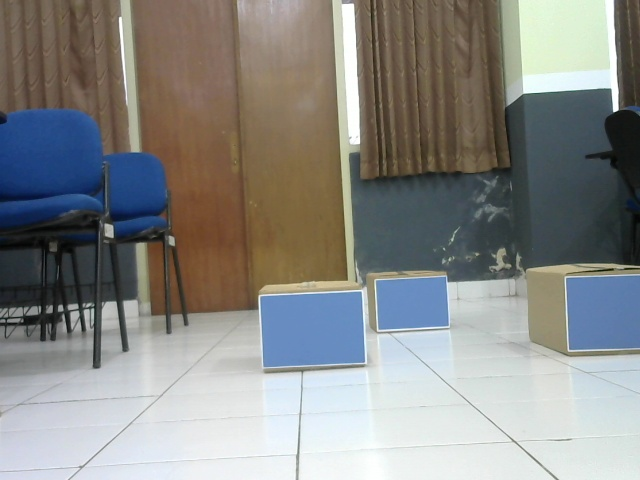
//> input picture TesOpenCV/test.jpg, 640 x 480 px
$ ./findcontour test.jpg   (built with g++ and OpenCV 4)
//> lines starting //> are read from the running program, lines starting //| are printed output that depends on the picture; after the words box and inside, x2 and y2 are one past the last pixel; in counts of white or black regions, pixels touching at a corner belong together
#include "opencv2/core/utility.hpp"
#include "opencv2/imgproc.hpp"
#include "opencv2/imgcodecs.hpp"
#include "opencv2/highgui.hpp"
#include <opencv2/core.hpp>
#include <cmath>
#include <math.h>
#include <stdio.h>
#include <iostream>
#include <vector>
#include <time.h>
#include <bits/stdc++.h>
#include <boost/lexical_cast.hpp>
#include <opencv2/plot.hpp>

using namespace cv;
using namespace std;

// [89 lines left out: functions get_distance, setLabel_Distance, angle, setLabel, not called in this run]

int main(int argc, char** argv)
{

    Mat image, gray, blurImage, edgeCanny, drawing, zeros, dilate, dilate2, erode, M_Closing;
    Size kernel(5, 5);

    Mat cap = imread(argv[1], IMREAD_COLOR);
//> cap is the input picture: 480 rows x 640 cols, CV_8UC3; mean B, G, R 134.4, 136.9, 136.2


    while (true)
    {

        Mat kernel_identitas= (Mat_<double>(3,3)<< 0,0,0,0,1,0,0,0,0);
        Mat image_identitas;
        filter2D(cap,image_identitas,-1,kernel_identitas,Point(-1,-1),0,4);

        Mat imageContrast;
        image_identitas.convertTo(imageContrast,-1,1,0);

        Mat sharpening_image;
        Mat kernel_sharpening= (Mat_<double>(3,3)<<0,-1,0,-1,5,-1,0,-1,0);
        filter2D(imageContrast,sharpening_image,-1,kernel_sharpening,Point(-1,-1),0, 4);
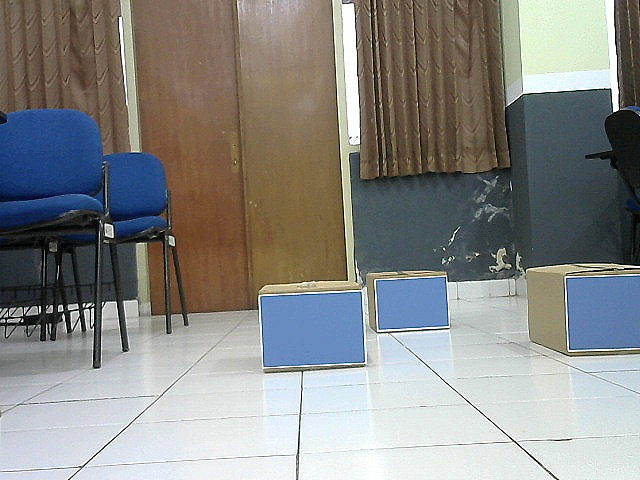
//> sharpening_image: 480 rows x 640 cols, CV_8UC3; mean B, G, R 134, 136.4, 135.9

        Mat gray;
        cvtColor(sharpening_image,gray, COLOR_BGR2GRAY);
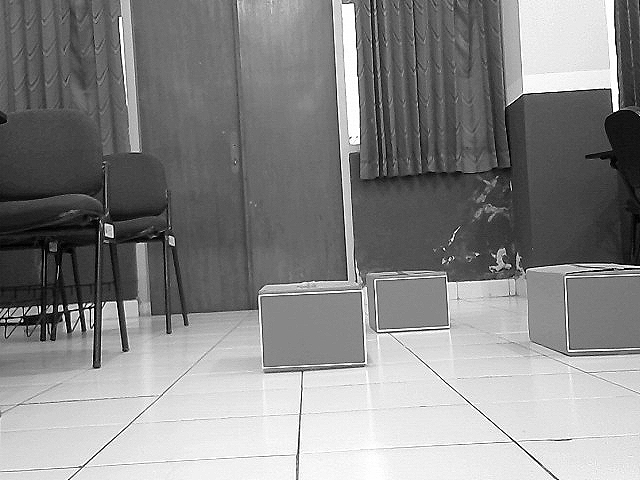
//> gray: 480 rows x 640 cols, CV_8UC1; min 0, max 255, mean 136

        Mat gaussian_blur;
        Size kernel(5,5);
        GaussianBlur(gray , gaussian_blur, kernel, 0);
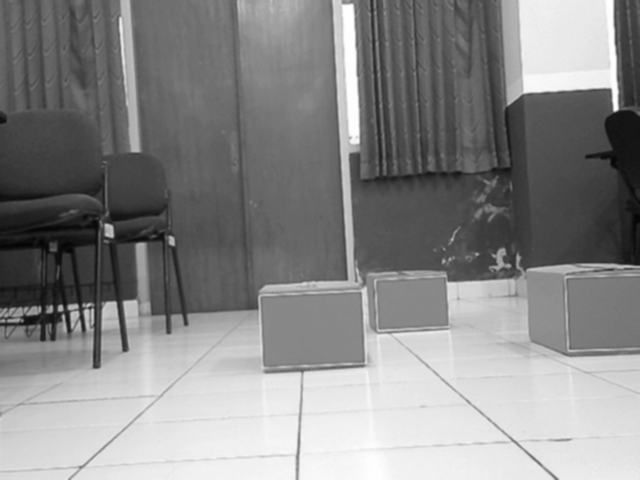
//> gaussian_blur: 480 rows x 640 cols, CV_8UC1; min 4, max 255, mean 136

        Mat morph_close;
        morphologyEx(gaussian_blur,morph_close,MORPH_CLOSE, Mat(),Point(-1,-1),1,1,0);

        Mat edge_canny;
        Canny(morph_close,edge_canny,100,200);
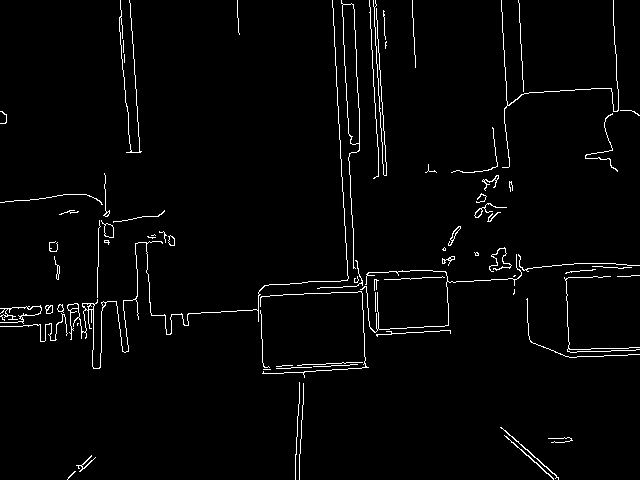
//> edge_canny: 480 rows x 640 cols, CV_8UC1; 2.4% white in thin lines or dots

        Mat image_copy = edge_canny.clone();

        std::vector<std::vector<Point>> contours;
        findContours(image_copy, contours, RETR_EXTERNAL, CHAIN_APPROX_SIMPLE);
//> contours = 75 contours, 58 with area under 20; largest, box (x1, y1, x2, y2) and area: (341, 0, 360, 269) 1582, (67, 0, 349, 369) 180, (101, 220, 114, 238) 108, (474, 203, 507, 218) 52, (448, 226, 461, 246) 51
        std::vector<Point> approx;

        Mat drawing = Mat::zeros(image_copy.size(), CV_8UC3);
        for (unsigned int i = 0; i < contours.size(); i++)
        {
            // Approximate contour with accuracy proportional
            // to the contour perimeter
            double peri = arcLength(Mat(contours[i]), true);

            cv::approxPolyDP(Mat(contours[i]), approx, peri * 0.02, true);

            if (approx.size() == 4 && fabs(contourArea(Mat(approx))) > 1000 && isContourConvex(Mat(approx)))
            {
                // Number of vertices of polygonal curve
                int vtc = approx.size();
                // cout <<vtc;
                // Get the degree (in cosines) of all corners
                std::vector<double> cos;
                for (int j = 2; j < vtc + 1; j++)
                {
                    cos.push_back(angle( approx[j % vtc], approx[j - 2], approx[j - 1]));
                    // [9 lines of commented-out code are left out]
                }

                // Sort ascending the corner degree values
                std::sort(cos.begin(), cos.end());

                // Get the lowest and the highest cosine
                double mincos = cos.front();
                cout<<"mincos="<<mincos<<endl;
                double maxcos = cos.back();
                cout<<"maxcos="<<maxcos<<endl;
                // Use the degrees obtained above and the number of vertices
                // to determine the shape of the contour
                if (vtc == 4 && mincos >= -0.1 && maxcos <= 0.3)
                {
                    // Detect rectangle or square
                    Rect r = boundingRect(contours[i]);
                    // cout<<r;
//                    cout << "width="<<r.width << endl;
//                    cout << "height="<<r.height << endl;
                    double ratio = std::abs(1 - (double)r.width / r.height);

                    //cout<<"Width="<< r.width<<endl;
                    //cout<<"Focal Length="<< (r.width*40)/20.0<<endl;
                    double distance= get_distance(r.width);
//                    cout<<"Distance="<<distance<<"Centimeter"<<endl;
                    setLabel_Distance(drawing,distance);
                    setLabel(drawing, ratio <= 0.02 ? "SQUARE" : "RECTANGLE", contours[i]);
                    drawContours(drawing, contours, (int)i, Scalar(255), 2, LINE_8, approx, 0);

                }
            }
        }
//> this loop made 75 passes
//> peri on passes 2, 3, 15, 16, 17, 18, 19, 20, 22, 23, 24, 25: 94.37, 96.87, 331.5, 128.4, 29.07, 329.8, 26.73, 322.5, 611.3, 10.83, 47.66, 539.6
//> (peri, approx) on passes 1, 4, 5, 6, 7, 8: (23.21, 4 Points (x, y): [75, 471], [74, 471], [68, 477], [67, 479]), (135.6, 2 Points (x, y): [504, 435], [553, 479]), (165.4, 2 Points (x, y): [500, 427], [558, 479]), (195.3, 2 Points (x, y): [303, 383], [299, 479]), (197.3, 2 Points (x, y): [299, 382], [295, 479]), (14, 2 Points (x, y): [263, 369], [270, 369])
//> drawing: 480 rows x 640 cols, CV_8UC3; every value is 0
//> after the loop, approx = 2 Points (x, y): [120, 0], [140, 152]

        //imshow("hasil", image_copy);
        cv::resizeWindow("Display frame", 320, 240);
        cv::resizeWindow("Image", 320, 240);
        namedWindow("Display frame", WINDOW_NORMAL);
        namedWindow("Image", WINDOW_NORMAL);
        imshow("Display frame", edge_canny);
        imshow("Image", cap);
        if (waitKey(25)== (27))
//> the Esc key is pressed
            break;
        void destroyAllWindows();
    }
}
